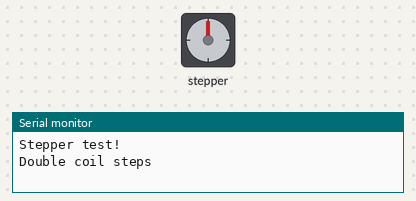
Bench run of a sketch on a simulated Arduino Uno, built with avr-gcc and run on an emulated ATmega328P. On the bench: stepper motor, the last lines printed to the serial monitor. Stepper angles assume 200 steps per turn.

Above: at 0.15 s.
At 7.95 s:
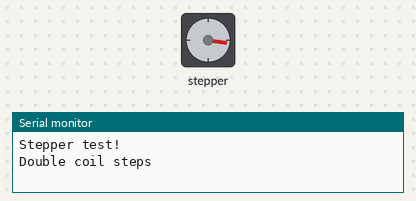
At 15.9 s:
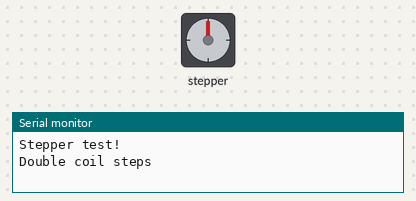
At 39.58 s:
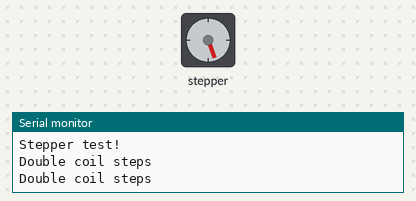
Timing chart, 0 to 40.0 s (numbered marks = the images above):
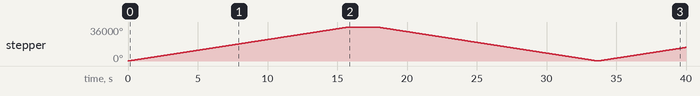

Measured:
- by itself, stepper: turns 36000° clockwise in 15.8 s, then 35991° counter-clockwise in 15.8 s, then 14349° clockwise in 6.3 s

The sketch:

testemotores.ino
```cpp
#include <AFMotor.h>

// Number of steps per output rotation
// Change this as per your motor's specification
const int stepsPerRevolution = 200;

// connect motor to port #2 (M3 and M4)
//AF_Stepper motor(stepsPerRevolution, 2);
AF_Stepper motor(stepsPerRevolution, 1);

void setup() {
  Serial.begin(9600);
  Serial.println("Stepper test!");

  motor.setSpeed(500);  // 10 rpm

}
void loop() {

  Serial.println("Double coil steps");
  motor.step(20000, FORWARD, DOUBLE);
  delay(2000);
  motor.step(20000, BACKWARD, DOUBLE);
}
```
